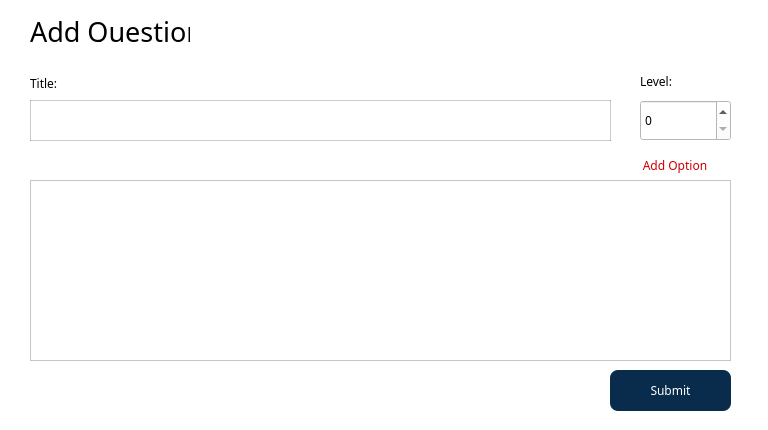
<?xml version="1.0" encoding="UTF-8"?>
<ui version="4.0">
 <class>AddQuestionDiaLog</class>
 <widget class="QDialog" name="AddQuestionDiaLog">
  <property name="geometry">
   <rect>
    <x>0</x>
    <y>0</y>
    <width>768</width>
    <height>430</height>
   </rect>
  </property>
  <property name="font">
   <font>
    <family>Source Sans 3 Medium</family>
   </font>
  </property>
  <property name="windowTitle">
   <string>Dialog</string>
  </property>
  <property name="styleSheet">
   <string notr="true">background-color: #fff;</string>
  </property>
  <widget class="QLabel" name="label">
   <property name="geometry">
    <rect>
     <x>30</x>
     <y>20</y>
     <width>160</width>
     <height>22</height>
    </rect>
   </property>
   <property name="font">
    <font>
     <family>Source Sans 3 Medium</family>
     <pointsize>20</pointsize>
     <weight>50</weight>
     <bold>false</bold>
    </font>
   </property>
   <property name="text">
    <string>Add Question</string>
   </property>
  </widget>
  <widget class="QLabel" name="label_4">
   <property name="geometry">
    <rect>
     <x>30</x>
     <y>72</y>
     <width>75</width>
     <height>22</height>
    </rect>
   </property>
   <property name="font">
    <font>
     <family>Source Sans 3</family>
    </font>
   </property>
   <property name="text">
    <string>Title:</string>
   </property>
  </widget>
  <widget class="QLineEdit" name="titleLineEdit">
   <property name="geometry">
    <rect>
     <x>30</x>
     <y>100</y>
     <width>581</width>
     <height>41</height>
    </rect>
   </property>
   <property name="font">
    <font>
     <family>Source Sans 3</family>
     <pointsize>13</pointsize>
    </font>
   </property>
   <property name="styleSheet">
    <string notr="true">border: 1px solid rgba(0,0,0,0.2);
padding-left: 10px;
</string>
   </property>
   <property name="text">
    <string/>
   </property>
  </widget>
  <widget class="QPushButton" name="submitPushButton">
   <property name="geometry">
    <rect>
     <x>610</x>
     <y>370</y>
     <width>121</width>
     <height>41</height>
    </rect>
   </property>
   <property name="cursor">
    <cursorShape>PointingHandCursor</cursorShape>
   </property>
   <property name="styleSheet">
    <string notr="true">#submitPushButton {
	background-color:rgb(9, 44, 76);
	border-radius: 8px;
	color: #fff;
	border: none;
}

#submitPushButton:hover {
	background-color:rgba(9, 44, 76, 0.9);
}</string>
   </property>
   <property name="text">
    <string>Submit</string>
   </property>
  </widget>
  <widget class="QPushButton" name="addPushButton">
   <property name="geometry">
    <rect>
     <x>620</x>
     <y>150</y>
     <width>110</width>
     <height>31</height>
    </rect>
   </property>
   <property name="font">
    <font>
     <family>Source Sans 3 SemiBold</family>
    </font>
   </property>
   <property name="cursor">
    <cursorShape>PointingHandCursor</cursorShape>
   </property>
   <property name="styleSheet">
    <string notr="true">border: none;
background: none;
color: rgb(204, 0, 0);</string>
   </property>
   <property name="text">
    <string>Add Option</string>
   </property>
  </widget>
  <widget class="QScrollArea" name="scrollArea">
   <property name="geometry">
    <rect>
     <x>30</x>
     <y>180</y>
     <width>701</width>
     <height>181</height>
    </rect>
   </property>
   <property name="styleSheet">
    <string notr="true">background-color: #fff;</string>
   </property>
   <property name="verticalScrollBarPolicy">
    <enum>Qt::ScrollBarAlwaysOff</enum>
   </property>
   <property name="widgetResizable">
    <bool>true</bool>
   </property>
   <widget class="QWidget" name="scrollAreaWidgetContents">
    <property name="geometry">
     <rect>
      <x>0</x>
      <y>0</y>
      <width>699</width>
      <height>400</height>
     </rect>
    </property>
    <layout class="QVBoxLayout" name="verticalLayout">
     <property name="leftMargin">
      <number>0</number>
     </property>
     <property name="topMargin">
      <number>0</number>
     </property>
     <property name="rightMargin">
      <number>0</number>
     </property>
     <property name="bottomMargin">
      <number>0</number>
     </property>
     <item>
      <widget class="QWidget" name="optionList" native="true">
       <property name="minimumSize">
        <size>
         <width>0</width>
         <height>400</height>
        </size>
       </property>
       <layout class="QVBoxLayout" name="verticalLayout_2">
        <item>
         <widget class="QWidget" name="widget_2" native="true">
          <property name="maximumSize">
           <size>
            <width>16777215</width>
            <height>0</height>
           </size>
          </property>
         </widget>
        </item>
       </layout>
      </widget>
     </item>
    </layout>
   </widget>
  </widget>
  <widget class="QLabel" name="label_5">
   <property name="geometry">
    <rect>
     <x>640</x>
     <y>70</y>
     <width>75</width>
     <height>22</height>
    </rect>
   </property>
   <property name="font">
    <font>
     <family>Source Sans 3</family>
    </font>
   </property>
   <property name="text">
    <string>Level:</string>
   </property>
  </widget>
  <widget class="QSpinBox" name="levelSpinBox">
   <property name="geometry">
    <rect>
     <x>640</x>
     <y>100</y>
     <width>91</width>
     <height>41</height>
    </rect>
   </property>
  </widget>
 </widget>
 <resources/>
 <connections/>
</ui>
